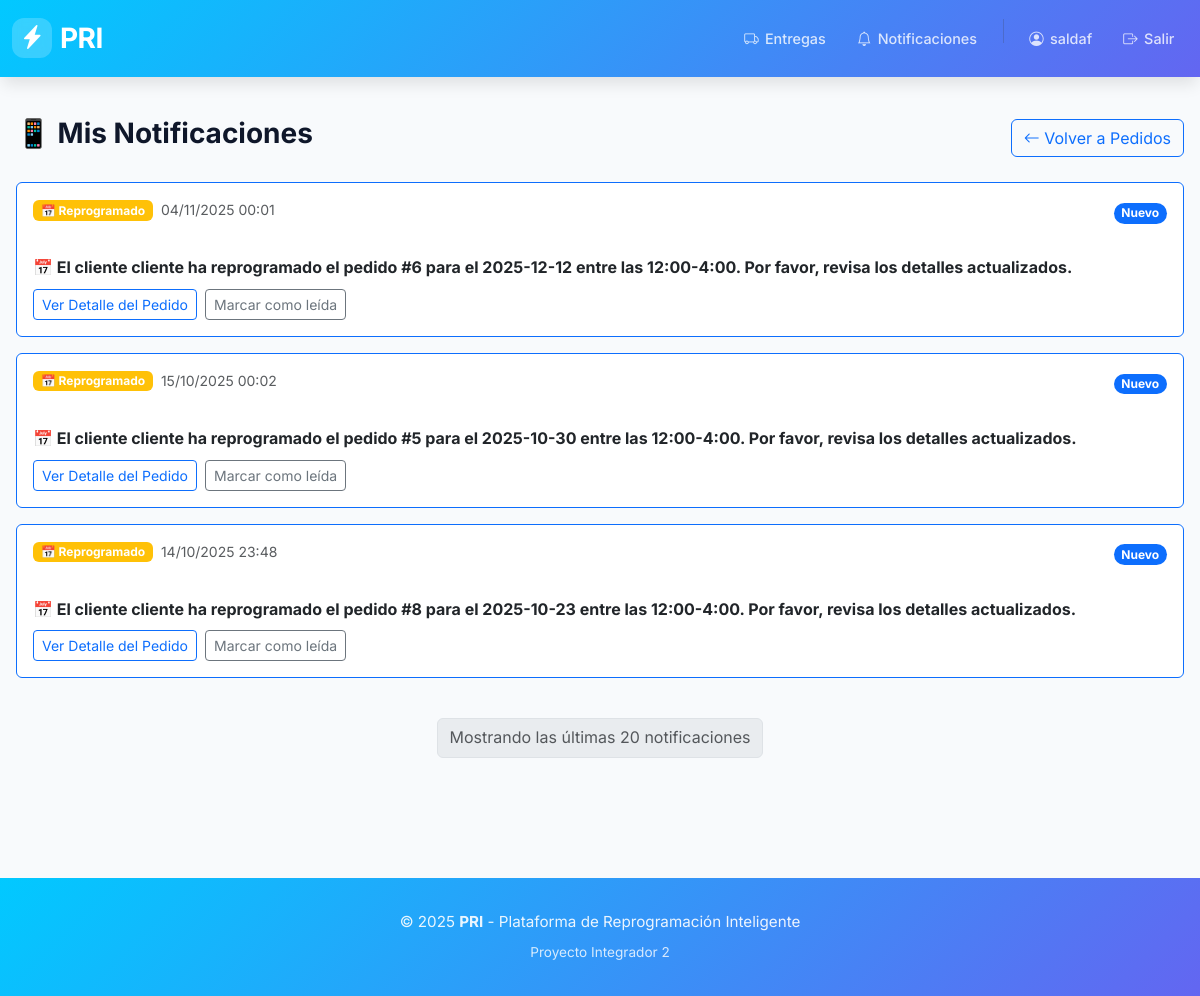
The app's page /orders/notifications/ (signed in) with its own data.
### orders/models.py (models this page shows, shortened)
class DeliveryNotification(models.Model):
    NOTIFICATION_TYPES = (
        ("approaching", "Aproximándose"),
        ("leaving", "Saliendo"),
        ("arriving_soon", "Llegando pronto (3 min)"),
        ("arrived", "Ha llegado"),
        ("delivered", "Entregado"),
        ("rescheduled", "Reprogramado"),
        ("failed", "Entrega Fallida"),
        ("coordinator_rescheduled", "Reprogramación - Coordinador"),
        ("coordinator_status_changed", "Cambio de Estado - Coordinador"),
        ("coordinator_rider_assigned", "Asignación de Repartidor - Coordinador"),
        ("coordinator_schedule_changed", "Cambio de Programación - Coordinador"),
        ("coordinator_delivery_failed", "Entrega Fallida - Coordinador"),
    )
    delivery = models.ForeignKey(Delivery, on_delete=models.CASCADE, related_name="notifications")
    notification_type = models.CharField(max_length=35, choices=NOTIFICATION_TYPES)
    recipient = models.ForeignKey(User, on_delete=models.CASCADE, related_name="delivery_notifications")
    message = models.TextField()
    sent_at = models.DateTimeField(auto_now_add=True)
    read = models.BooleanField(default=False)
    class Meta:
        ordering = ["-sent_at"]

### orders/views.py (the view, shortened to what this page needs)
# urls.py: path("notifications/", views.notifications, name="notifications"),
@login_required
def notifications(request):
    notifications = DeliveryNotificationService.get_user_notifications(request.user, limit=20)
    return render(request, "orders/notifications.html", {
        "notifications": notifications
    })

### orders/notification_service.py (called while the page is built)
    @staticmethod
    def get_user_notifications(user, limit=10):
        return DeliveryNotification.objects.filter(
            recipient=user
        ).select_related('delivery', 'delivery__order')[:limit]

### orders/templates/orders/notifications.html (shortened to what this page needs)
{% extends 'base.html' %}
{% block content %}
<div class="d-flex justify-content-between align-items-center mb-4">
    <h3>📱 Mis Notificaciones</h3>
    <a href="{% url 'orders:my_orders' %}" class="btn btn-outline-primary">
        <i class="bi bi-arrow-left"></i> Volver a Pedidos
    </a>
</div>
{% if notifications %}
    <div class="row">
        {% for notification in notifications %}
        <div class="col-12 mb-3">
            <div class="card {% if not notification.read %}{% if notification.notification_type == 'failed' %}border-danger{% else %}border-primary{% endif %}{% else %}border-light{% endif %}">
                <div class="card-body">
                    <div class="d-flex justify-content-between align-items-start">
                        <div class="flex-grow-1">
                            <div class="d-flex align-items-center mb-2">
                                {% if notification.notification_type == "approaching" %}
                                    <span class="badge bg-primary me-2">🚚 Aproximándose</span>
                                {% elif notification.notification_type == "leaving" %}
                                    <span class="badge bg-success me-2">🚀 Saliendo</span>
                                {% elif notification.notification_type == "arriving_soon" %}
                                    <span class="badge bg-warning me-2">⏰ Llegando pronto</span>
                                {% elif notification.notification_type == "arrived" %}
                                    <span class="badge bg-info me-2">🏠 Ha llegado</span>
                                {% elif notification.notification_type == "delivered" %}
                                    <span class="badge bg-success me-2">✅ Entregado</span>
                                {% elif notification.notification_type == "failed" %}
                                    <span class="badge bg-danger me-2">❌ Entrega Fallida</span>
                                {% elif notification.notification_type == "rescheduled" %}
                                    <span class="badge bg-warning me-2">📅 Reprogramado</span>
                                {% elif notification.notification_type == "coordinator_rescheduled" %}
                                    <span class="badge bg-danger me-2">🚨 Reprogramación - Coordinador</span>
                                {% elif notification.notification_type == "coordinator_status_changed" %}
                                    <span class="badge bg-info me-2">🔄 Cambio de Estado - Coordinador</span>
                                {% elif notification.notification_type == "coordinator_rider_assigned" %}
                                    <span class="badge bg-primary me-2">👤 Asignación - Coordinador</span>
                                {% elif notification.notification_type == "coordinator_schedule_changed" %}
                                    <span class="badge bg-warning me-2">📅 Cambio Programación - Coordinador</span>
                                {% elif notification.notification_type == "coordinator_delivery_failed" %}
                                    <span class="badge bg-danger me-2">❌ Entrega Fallida - Coordinador</span>
                                {% else %}
                                    <span class="badge bg-secondary me-2">📬 Notificación</span>
                                {% endif %}
                                <small class="text-muted">
                                    {{ notification.sent_at|date:"d/m/Y H:i" }}
                                </small>
                            </div>
                            <p class="mb-2 {% if not notification.read %}fw-bold{% endif %}" style="white-space: pre-line;">
                                {{ notification.message }}
                            </p>
                            <div class="d-flex align-items-center">
                                <a href="{% url 'orders:delivery_detail' notification.delivery.order.id %}"
                                   class="btn btn-sm btn-outline-primary me-2">
                                    Ver Detalle del Pedido
                                </a>
                                {% if not notification.read %}
                                <form method="post" class="d-inline">
                                    <button type="submit" class="btn btn-sm btn-outline-secondary">
                                        Marcar como leída
                                    </button>
                                </form>
                                {% endif %}
                            </div>
                        </div>
                        {% if not notification.read %}
                        <div class="ms-3">
                            <span class="badge bg-primary rounded-pill">Nuevo</span>
                        </div>
                        {% endif %}
                    </div>
                </div>
            </div>
        </div>
        {% endfor %}
    </div>
    <div class="d-flex justify-content-center mt-4">
        <nav aria-label="Paginación de notificaciones">
            <ul class="pagination">
                <li class="page-item disabled">
                    <span class="page-link">Mostrando las últimas 20 notificaciones</span>
                </li>
            </ul>
        </nav>
    </div>
{% endif %}
{% endblock %}

### templates/base.html (shortened to what this page needs)
{% load static %}
<!DOCTYPE html>
<html lang="es">
<head>
    <link href="https://cdn.jsdelivr.net/npm/bootstrap@5.3.3/dist/css/bootstrap.min.css" rel="stylesheet">
    <link rel="stylesheet" href="https://cdn.jsdelivr.net/npm/bootstrap-icons@1.11.3/font/bootstrap-icons.min.css">
    <link rel="stylesheet" href="{% static 'css/modern-style.css' %}">
</head>
<body>
    <nav class="modern-navbar">
        <div class="container-fluid">
            <div class="d-flex align-items-center justify-content-between w-100">
                <a class="navbar-brand-modern" href="/">
                    <span class="brand-icon">
                        <i class="bi bi-lightning-charge-fill"></i>
                    </span>
                    <span style="color: white; font-weight: 700;">PRI</span>
                </a>
                <div class="d-flex align-items-center gap-1 flex-wrap">
                    {% if user.is_authenticated %}
                        {% if user.is_superuser or user.profile.role == 'manager' %}
                            <a class="modern-nav-link-compact" href="/orders/panel/" title="Panel de Administración">
                                <i class="bi bi-speedometer2"></i>
                                <span class="d-none d-lg-inline">Panel</span>
                            </a>
                            <a class="modern-nav-link-compact" href="/orders/notifications/" title="Alertas de Coordinación">
                                <i class="bi bi-bell-fill"></i>
                                <span class="d-none d-lg-inline">Alertas</span>
                            </a>
                        {% elif user.profile.role == 'repartidor' %}
                            <a class="modern-nav-link-compact" href="/orders/my-orders/" title="Mis Entregas">
                                <i class="bi bi-truck"></i>
                                <span class="d-none d-lg-inline">Entregas</span>
                            </a>
                            <a class="modern-nav-link-compact" href="/orders/notifications/" title="Notificaciones">
                                <i class="bi bi-bell"></i>
                                <span class="d-none d-lg-inline">Notificaciones</span>
                            </a>
                        {% endif %}
                    {% endif %}
                    {% if user.is_authenticated %}
                        <a class="modern-nav-link-compact" href="/accounts/profile/" title="Mi Perfil">
                            <i class="bi bi-person-circle"></i>
                            <span class="d-none d-lg-inline">{{ user.username }}</span>
                        </a>
                        <a class="modern-nav-link-compact" href="/accounts/logout/" title="Cerrar Sesión">
                            <i class="bi bi-box-arrow-right"></i>
                            <span class="d-none d-lg-inline">Salir</span>
                        </a>
                    {% endif %}
                </div>
            </div>
        </div>
    </nav>
    <main class="main-container fade-in">
        {% block content %}{% endblock %}
    </main>
    <footer style="background: linear-gradient(135deg, #01c9ff 0%, #6366f1 100%); color: white; padding: 2rem 0; margin-top: 4rem;">
        <div class="container text-center">
            <p style="margin: 0; opacity: 0.9; font-size: 0.95rem;">
                &copy; 2025 <span style="color: white; font-weight: 700;">PRI</span> - Plataforma de Reprogramación Inteligente
            </p>
            <p style="margin: 0.5rem 0 0 0; opacity: 0.8; font-size: 0.85rem;">
                Proyecto Integrador 2
            </p>
        </div>
    </footer>
</body>
</html>

### static/css/modern-style.css (style rules this page uses)
:root { --pri-blue: #01c9ff; --pri-blue-dark: #0099cc; --pri-blue-light: #33d4ff; --pri-purple: #6366f1; --pri-purple-dark: #4f46e5; --pri-purple-light: #818cf8; --bg-primary: #ffffff; --bg-secondary: #f8fafc; --bg-tertiary: #f1f5f9; --text-primary: #0f172a; --text-secondary: #475569; --text-muted: #94a3b8; --border-color: #e2e8f0; --shadow-sm: 0 1px 2px 0 rgba(0, 0, 0, 0.05); --shadow-md: 0 4px 6px -1px rgba(0, 0, 0, 0.1); --shadow-lg: 0 10px 15px -3px rgba(0, 0, 0, 0.1); --shadow-xl: 0 20px 25px -5px rgba(0, 0, 0, 0.1); --font-body: 'Inter', -apple-system, BlinkMacSystemFont, 'Segoe UI', Roboto, sans-serif; --font-heading: 'Inter', sans-serif; --radius-sm: 0.375rem; --radius-md: 0.5rem; --radius-lg: 0.75rem; --radius-xl: 1rem; --transition-fast: 150ms cubic-bezier(0.4, 0, 0.2, 1); --transition-base: 250ms cubic-bezier(0.4, 0, 0.2, 1); --transition-slow: 350ms cubic-bezier(0.4, 0, 0.2, 1); }
* { margin: 0; padding: 0; box-sizing: border-box; }
body { font-family: var(--font-body); font-size: 16px; line-height: 1.6; color: var(--text-primary); background: var(--bg-secondary); -webkit-font-smoothing: antialiased; -moz-osx-font-smoothing: grayscale; }
h1, h2, h3, h4, h5, h6 { font-family: var(--font-heading); font-weight: 700; line-height: 1.2; color: var(--text-primary); }
a { text-decoration: none; color: var(--cursia-blue); transition: color var(--transition-fast); }
.modern-navbar { background: linear-gradient(135deg, var(--pri-blue) 0%, var(--pri-purple) 100%); box-shadow: var(--shadow-lg); padding: 1rem 0; position: sticky; top: 0; z-index: 1000; backdrop-filter: blur(10px); }
.navbar-brand-modern { font-size: 1.75rem; font-weight: 800; letter-spacing: -0.02em; color: white !important; display: flex; align-items: center; gap: 0.5rem; transition: transform var(--transition-base); }
.navbar-brand-modern .brand-icon { width: 40px; height: 40px; background: rgba(255, 255, 255, 0.2); border-radius: var(--radius-lg); display: flex; align-items: center; justify-content: center; font-size: 1.5rem; backdrop-filter: blur(5px); }
.modern-nav-link-compact { color: rgba(255, 255, 255, 0.8) !important; font-weight: 500; padding: 0.5rem 0.75rem !important; display: flex; align-items: center; gap: 0.4rem; border-radius: var(--radius-md); transition: all var(--transition-fast); text-decoration: none; font-size: 0.9rem; white-space: nowrap; margin: 0 0.1rem; }
.main-container { max-width: 1280px; margin: 0 auto; padding: 2.5rem 1rem; min-height: calc(100vh - 100px); }
.fade-in { animation: fadeIn var(--transition-base) ease-out; }

### records on screen
DeliveryNotification: notification_type "📅 Reprogramado", sent_at "04/11/2025 00:01", message "📅 El cliente cliente ha reprogramado el pedido #6 para el 2025-12-12 entre las 12:00-4:00. Por favor, revisa los detalles actualizados.", read "Nuevo"
DeliveryNotification: notification_type "📅 Reprogramado", sent_at "15/10/2025 00:02", message "📅 El cliente cliente ha reprogramado el pedido #5 para el 2025-10-30 entre las 12:00-4:00. Por favor, revisa los detalles actualizados.", read "Nuevo"
DeliveryNotification: notification_type "📅 Reprogramado", sent_at "14/10/2025 23:48", message "📅 El cliente cliente ha reprogramado el pedido #8 para el 2025-10-23 entre las 12:00-4:00. Por favor, revisa los detalles actualizados.", read "Nuevo"

### other values on screen
{{ user.username }} "saldaf"
